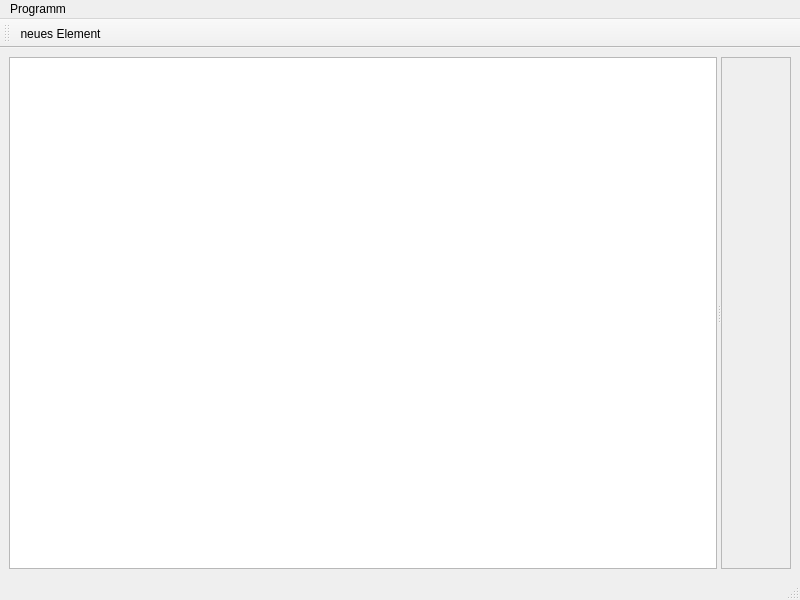
<?xml version="1.0" encoding="UTF-8"?>
<ui version="4.0">
 <class>MainWindow</class>
 <widget class="QMainWindow" name="MainWindow">
  <property name="geometry">
   <rect>
    <x>0</x>
    <y>0</y>
    <width>800</width>
    <height>600</height>
   </rect>
  </property>
  <property name="windowTitle">
   <string>MainWindow</string>
  </property>
  <widget class="QWidget" name="centralwidget">
   <layout class="QGridLayout" name="gridLayout">
    <item row="0" column="0">
     <widget class="QSplitter" name="splitter">
      <property name="orientation">
       <enum>Qt::Horizontal</enum>
      </property>
      <widget class="QTreeView" name="treeView"/>
      <widget class="QScrollArea" name="scrollArea">
       <property name="widgetResizable">
        <bool>true</bool>
       </property>
       <widget class="QWidget" name="scrollAreaWidgetContents">
        <property name="geometry">
         <rect>
          <x>0</x>
          <y>0</y>
          <width>246</width>
          <height>505</height>
         </rect>
        </property>
       </widget>
      </widget>
     </widget>
    </item>
   </layout>
  </widget>
  <widget class="QMenuBar" name="menubar">
   <property name="geometry">
    <rect>
     <x>0</x>
     <y>0</y>
     <width>800</width>
     <height>21</height>
    </rect>
   </property>
   <widget class="QMenu" name="menuProgramm">
    <property name="title">
     <string>Programm</string>
    </property>
    <addaction name="actionClose"/>
   </widget>
   <addaction name="menuProgramm"/>
  </widget>
  <widget class="QStatusBar" name="statusbar"/>
  <widget class="QToolBar" name="toolBar">
   <property name="windowTitle">
    <string>toolBar</string>
   </property>
   <attribute name="toolBarArea">
    <enum>TopToolBarArea</enum>
   </attribute>
   <attribute name="toolBarBreak">
    <bool>false</bool>
   </attribute>
   <addaction name="actionNewElement"/>
  </widget>
  <action name="actionClose">
   <property name="text">
    <string>Beenden</string>
   </property>
   <property name="toolTip">
    <string>PxLinX beenden</string>
   </property>
  </action>
  <action name="actionNewElement">
   <property name="icon">
    <iconset>
     <normaloff>../../icons/element32.png</normaloff>../../icons/element32.png</iconset>
   </property>
   <property name="text">
    <string>neues Element</string>
   </property>
   <property name="toolTip">
    <string>neues Element einfügen</string>
   </property>
  </action>
 </widget>
 <resources/>
 <connections/>
</ui>
